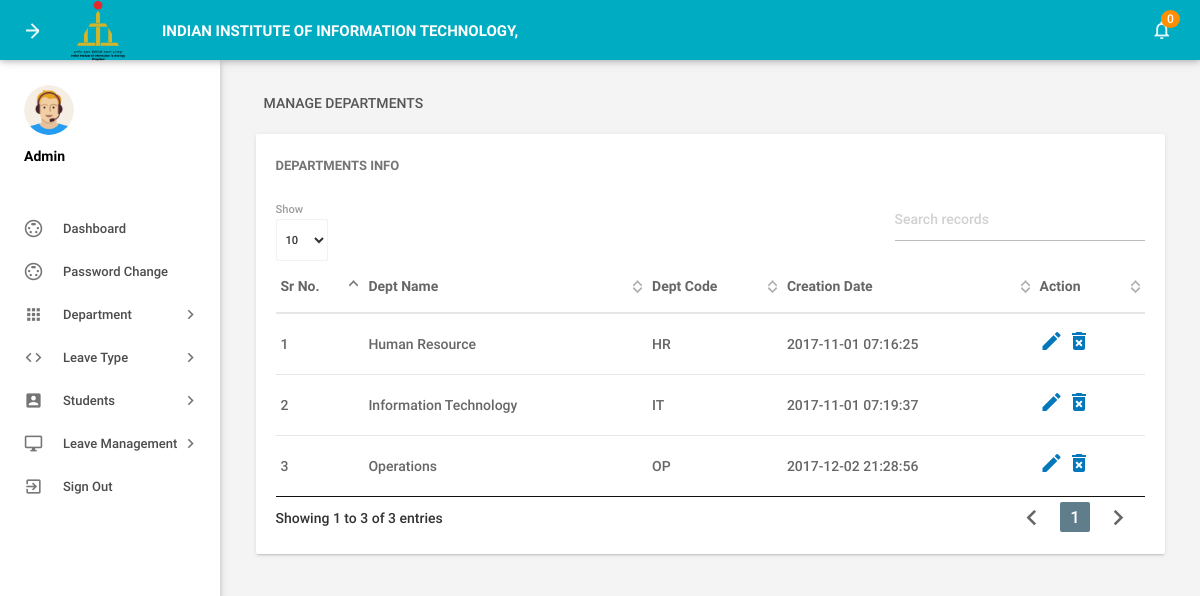
Screenshot of /admin/managedepartments.php (signed in) with the database file from the repository.
### tables this page shows
CREATE TABLE IF NOT EXISTS `tbldepartments` (
  `id` int(11) NOT NULL,
  `DepartmentName` varchar(150) DEFAULT NULL,
  `DepartmentShortName` varchar(100) NOT NULL,
  `DepartmentCode` varchar(50) DEFAULT NULL,
  `CreationDate` timestamp NULL DEFAULT CURRENT_TIMESTAMP
);

### admin/managedepartments.php (the view, shortened to what this page needs)
<?php
include('includes/config.php');
if(strlen($_SESSION['alogin'])==0)
    {
header('location:index.php');
}
else{
    ?>
<!DOCTYPE html>
<html lang="en">
    <head>
        <link type="text/css" rel="stylesheet" href="../assets/plugins/materialize/css/materialize.min.css"/>
        <link href="../assets/plugins/material-preloader/css/materialPreloader.min.css" rel="stylesheet">
        <link href="../assets/plugins/datatables/css/jquery.dataTables.min.css" rel="stylesheet">
        <link href="../assets/css/alpha.min.css" rel="stylesheet" type="text/css"/>
        <link href="../assets/css/custom.css" rel="stylesheet" type="text/css"/>
    </head>
    <body>
       <?php include('includes/header.php');?>
       <?php include('includes/sidebar.php');?>
            <main class="mn-inner">
                <div class="row">
                    <div class="col s12">
                        <div class="page-title">Manage Departments</div>
                    </div>
                    <div class="col s12 m12 l12">
                        <div class="card">
                            <div class="card-content">
                                <span class="card-title">Departments Info</span>
                                <table id="example" class="display responsive-table ">
                                    <thead>
                                        <tr>
                                            <th>Sr No.</th>
                                            <th>Dept Name</th>
                                            <th>Dept Code</th>
                                            <th>Creation Date</th>
                                            <th>Action</th>
                                        </tr>
                                    </thead>
                                    <tbody>
<?php $sql = "SELECT * from tbldepartments";
$query = $dbh -> prepare($sql);
$query->execute();
$results=$query->fetchAll(PDO::FETCH_OBJ);
$cnt=1;
if($query->rowCount() > 0)
{
foreach($results as $result)
{               ?>
                                        <tr>
                                            <td> <?php echo htmlentities($cnt);?></td>
                                            <td><?php echo htmlentities($result->DepartmentName);?></td>
                                            <td><?php echo htmlentities($result->DepartmentShortName);?></td>
                                            <td><?php echo htmlentities($result->CreationDate);?></td>
                                            <td><a href="editdepartment.php?deptid=<?php echo htmlentities($result->id);?>"><i class="material-icons">mode_edit</i></a><a href="managedepartments.php?del=<?php echo htmlentities($result->id);?>" onclick="return confirm('Do you want to delete');"> <i class="material-icons">delete_forever</i></a></td>
                                        </tr>
                                         <?php $cnt++;} }?>
                                    </tbody>
                                </table>
                            </div>
                        </div>
                    </div>
                </div>
            </main>
        </div>
        <div class="left-sidebar-hover"></div>
    </body>
</html>
<?php } ?>

### rows the page displays
tbldepartments: DepartmentName "Human Resource", DepartmentShortName "HR", CreationDate "2017-11-01 07:16:25"
tbldepartments: DepartmentName "Information Technology", DepartmentShortName "IT", CreationDate "2017-11-01 07:19:37"
tbldepartments: DepartmentName "Operations", DepartmentShortName "OP", CreationDate "2017-12-02 21:28:56"

### other values shown
$unreadcount "0"
